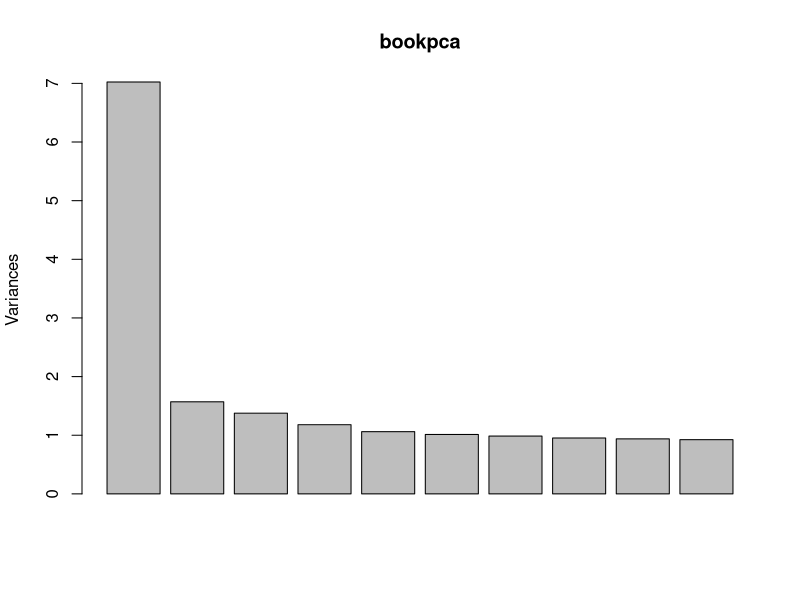

Here is the R script that generated this plot:
## ---- chunk 1
knitr::opts_chunk$set(echo = TRUE)
setwd("~/1-421 - data mining/hw3")
if (!require('psych'))
{
  install.packages('psych');
  library(psych);
}
## ---- chunk 2

music<-read.csv("music.csv")

fit1<-factanal(music[,-28],factors=2,score="reg",rotation="varimax")
fit1 #31, 47 maybe, 49 maybe, 53, 54

#musicpca<-prcomp(music[,-28],scale=T)
#musicpca$rotation #31, 49

alpha(music[,-28],check.keys=TRUE) #31, 34, 43, 45, 49

##all three methods suggest removing 31 and 49, also removing 54 because of promiscuity

fit2<-factanal(music[,-c(4,22,27,28)],factors=2,score="reg",rotation="varimax")
fit2loadings<-fit2$loadings
fit2loadings[fit2loadings<.3]<-0
fit2loadings
#Factor 1 is social aspects of music. Includes questions 28, 29, 30, 32, 33, 34, 43, 46, 47, 50, 52
#Factor 2 is personal aspects. Includes questions 35, 36, 37, 38, 39, 40, 41, 42, 44, 45, 48, 51

music1<-music[,c(1,2,3,5,6,7,16,19,20,23,25)]
music2<-music[,c(8,9,10,11,12,13,14,15,17,18,21,24)]

alpha(music1)
alpha(music2)
## ---- chunk 3

book<-read.csv("book.csv")
book<-log(book+1)
bookpca<-prcomp(book,scale=T)
plot(bookpca) #let's say 3 factors
fit3<-factanal(book,factors=3,score="reg",rotation="varimax")
fit3loadings<-fit3$loadings
fit3loadings[fit3loadings<.3]<-0
fit3loadings #fiction, legends, philosophy, religion*, psychology*, music*, facsimilie, politics, maps, gamesriddles, sports
#videos, nonbooks

exclude<-c("fiction1", "legends6", "philosophy7", "facsimile17", "politics22", "maps30", "GamesRiddles38", "sports39",
           "videos50", "nonbooks99","cartoons5", "railroads27")

alpha(book,check.keys = TRUE) #remove sports
bookpca$rotation #sports

fit4<-factanal(book[,!names(book)%in%exclude],factors=3,score="reg",rotation="varimax")
fit4$loadings
#factor 1 is sciences
#factor 2 is arts/humanities
#factor 3 is hobbies
